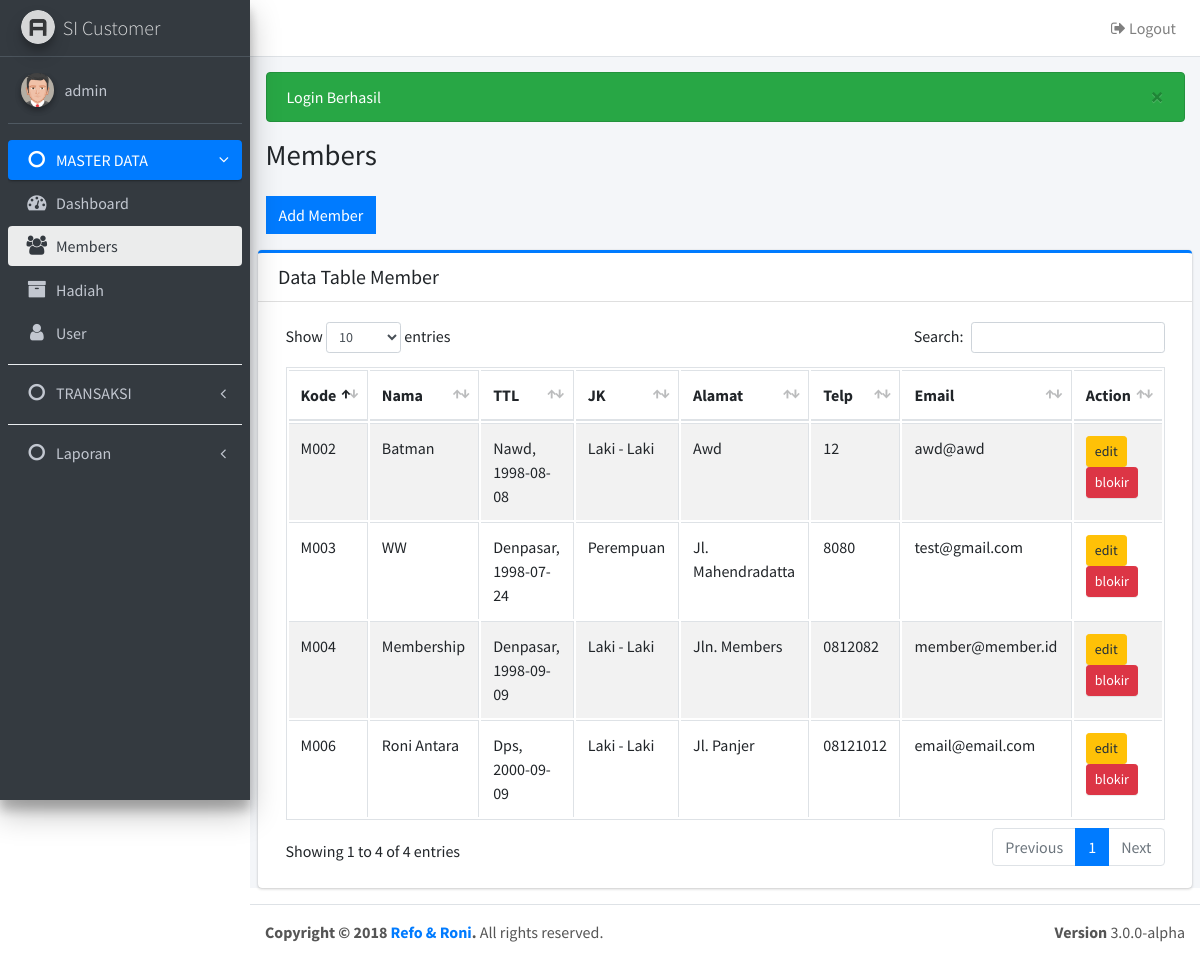
Page /members.php (signed in) on the earlier database version.
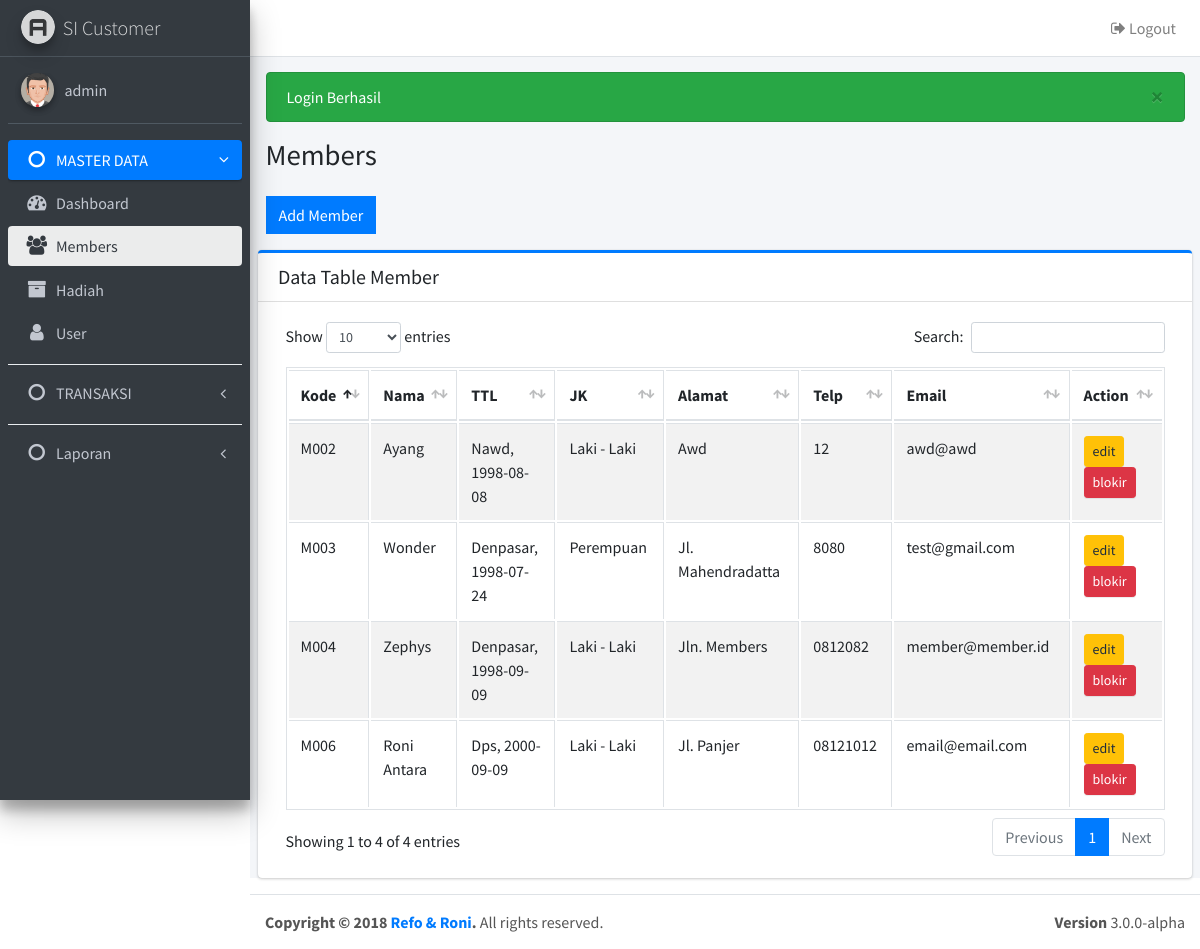
Same page on the later database version.
### tables this page shows
CREATE TABLE `member` (
  `kd_member` varchar(10) NOT NULL,
  `nama_lengkap` varchar(40) NOT NULL,
  `tempat_lhr` varchar(30) NOT NULL,
  `tgl_lhr` date NOT NULL,
  `jk` enum('l','p') NOT NULL,
  `alamat` varchar(100) NOT NULL,
  `no_telp` varchar(15) NOT NULL,
  `email` varchar(60) NOT NULL,
  `created` date NOT NULL,
  `stat` int(1) NOT NULL DEFAULT '1'
);

### members.php (the view, shortened to what this page needs)
<?php
include "config/koneksi.php";
require_once 'layout/header.php';
require_once 'layout/navbar.php';
require_once 'layout/sidebar.php';
?>
    <section class="content">
      	<div class="col-md-12">
	      	<a data-toggle="collapse" href="#collapseMember" class="btn btn-flat btn-primary"><?= (!isset($_GET['kd']) ? 'Add Member' : 'Edit Member') ?></a>
      	</div>
    </section>
    <section class="content">
    	 <div class="card card-primary card-outline">
            <div class="card-header">
              <h3 class="card-title">Data Table Member</h3>
            </div>
            <div class="card-body">
              <table id="example1" class="table table-bordered table-striped">
                <thead>
	                <tr>
	                  <th>Kode</th>
	                  <th>Nama </th>
	                  <th>TTL</th>
	                  <th>JK</th>
	                  <th>Alamat</th>
	                  <th>Telp</th>
	                  <th>Email</th>
	                  <th>Action</th>
	                </tr>
                </thead>
                <tbody>
                	<?php $sql = $db->query("SELECT * FROM member WHERE stat = 1");
                	foreach($sql as $row){ ?>
	                <tr>
	                  <td><?= $row['kd_member'] ?></td>
	                  <td><?= ucwords($row['nama_lengkap']) ?></td>
	                  <td><?= ucwords($row['tempat_lhr']).", ".$row['tgl_lhr'] ?></td>
	                  <td><?= ($row['jk']== 'l' ? 'Laki - Laki' : 'Perempuan') ?></td>
	                  <td><?= ucwords($row['alamat']) ?></td>
	                  <td><?= strtoupper($row['no_telp']) ?></td>
	                  <td><?= $row['email'] ?></td>
	                  <td>
	                  	<a href="members.php?kd=<?= $row['kd_member'] ?>" class="btn btn-warning btn-sm">
	                  		edit
	                  	</a>
					  	<a href="proses/delete.php?to=members&kd=<?= $row['kd_member'] ?>" class="btn btn-danger btn-sm" onclick="return confirm('Yakin akan memblokir member?')">
					  		blokir
					  	</a>
	                  </td>
	                </tr>
	            	<?php } ?>
              </table>
            </div>
          </div>
    </section>
<?php require_once('layout/footer.php') ?>

Differences in the rows shown:
changed member "Nawd": nama_lengkap "Batman" → "Ayang"
changed member "Jl. Mahendradatta": nama_lengkap "WW" → "Wonder"
changed member "Jln. Members": nama_lengkap "Membership" → "Zephys"
